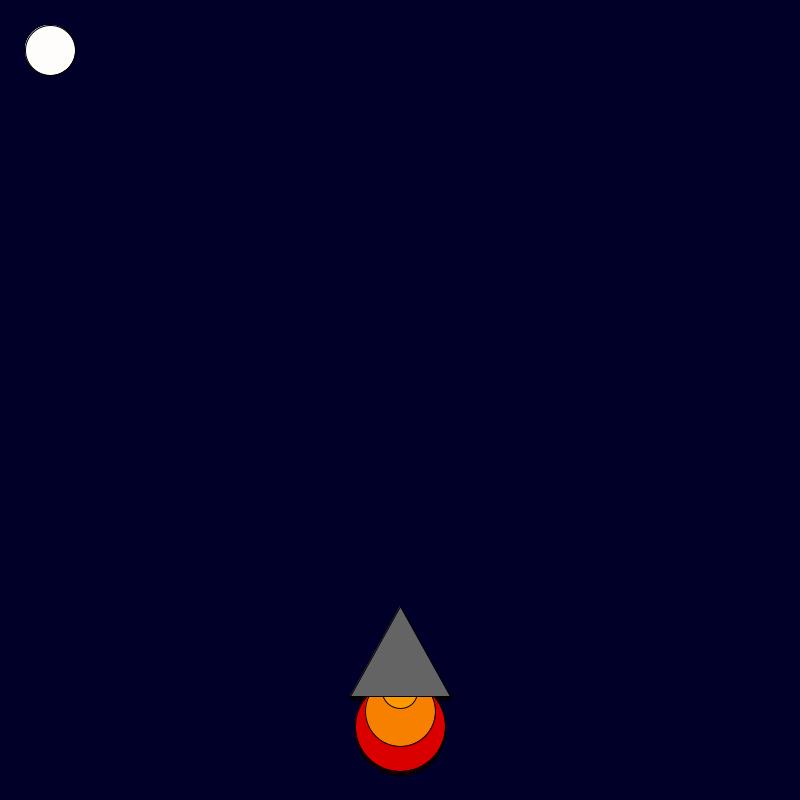
Frame 1 (no input)
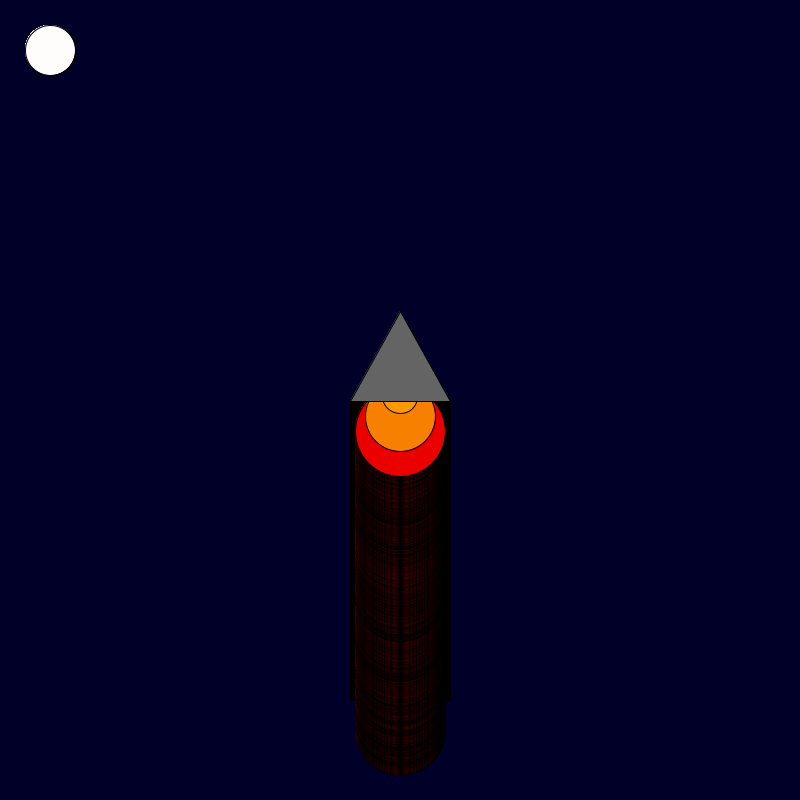
Frame 60 (the mouse pressed at the canvas centre just before this capture)
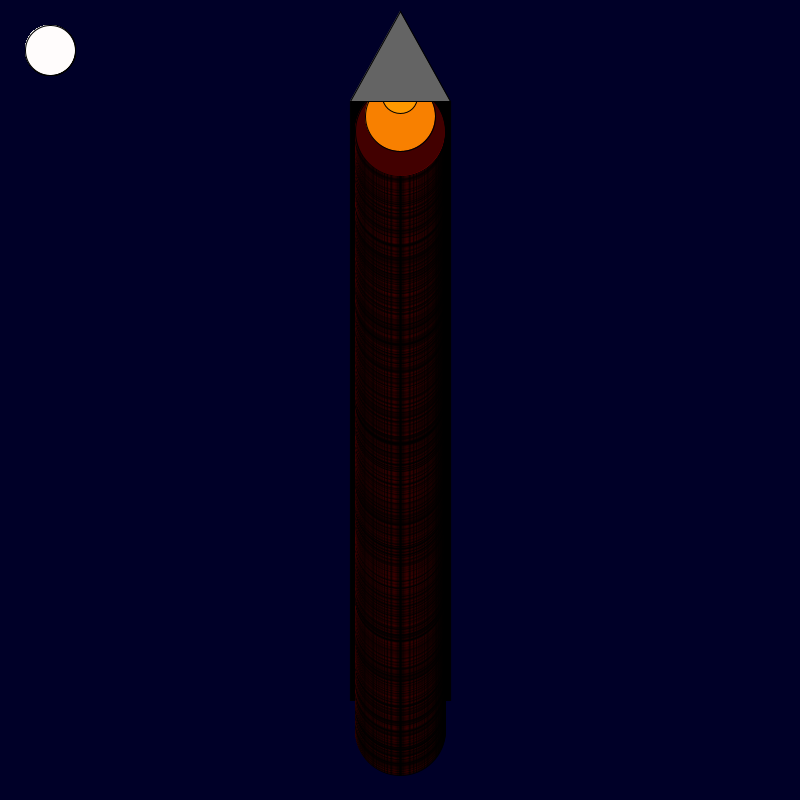
Frame 120 (the mouse held since frame 60 and released just before this capture)

The Processing sketch that drew these frames (run headless with seeded random() and noise(); from frame 60 on, the mouse is pressed at the canvas centre):

// Processing sketch: RocketShipBlastoff
// ── RocketShipBlastoff.pde
int x = 400; 
int y = 600;
void setup() {

    background(0, 0, 40); size(800, 800);

}

void draw() {
for(int i=0;i<5;i++){
    fill(random(255), 0, 0);
    ellipse(x, y + 130, 90, 90);
    fill(248, 128, 0);
    ellipse(x, y + 115, 70, 70);
    fill(255, 153, 0);
    ellipse(x, y + 95, 35, 35);
    fill(100, 100, 100);
    triangle(x, y + 10, x + 50, y + 100, x - 50, y + 100);
    fill(#FFFCFC);
    ellipse(50,50,50,50);
    y-=1;
}
}
